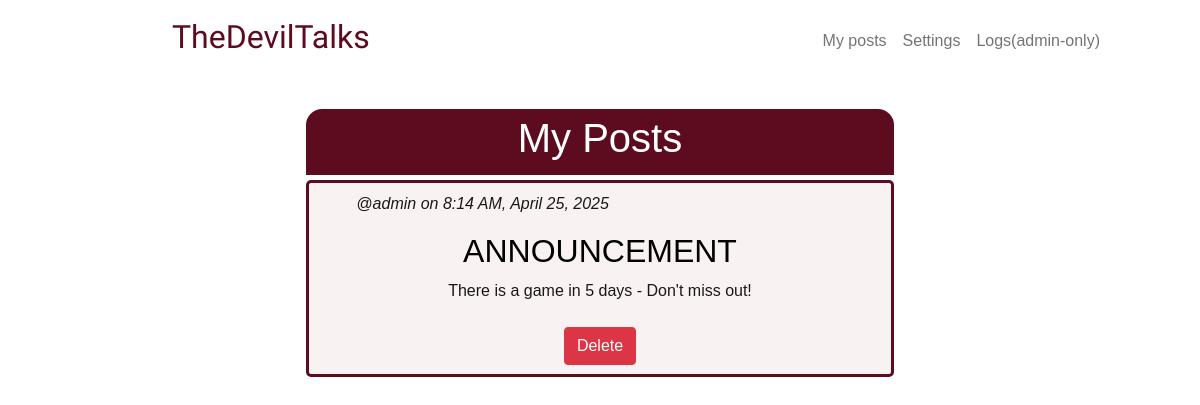
The page /my-posts (signed in) on the database its author committed.
### tables this page shows
CREATE TABLE posts (
    id INTEGER PRIMARY KEY AUTOINCREMENT NOT NULL,
    user_id INTEGER NOT NULL,
    title TEXT NOT NULL, 
    content TEXT NOT NULL,
    time_stamp DATETIME DEFAULT CURRENT_TIMESTAMP,
    FOREIGN KEY (user_id) REFERENCES users(id) ON DELETE RESTRICT
);

CREATE TABLE users (
    id INTEGER PRIMARY KEY AUTOINCREMENT NOT NULL,
    username TEXT UNIQUE NOT NULL,
    hashed_password TEXT NOT NULL,
    joined_at DATETIME NOT NULL DEFAULT CURRENT_TIMESTAMP,
    is_admin BOOLEAN DEFAULT FALSE
);

### app.py (the view)
@app.route("/my-posts", methods=["GET", "POST"])
@login_required
def my_posts():
    fetch_query = """
        WITH user_posts AS (
            SELECT
                posts.id,
                posts.title,
                posts.content,
                posts.time_stamp,
                users.username
            FROM posts
            JOIN users ON posts.user_id = users.id
            WHERE posts.user_id = ?
        )
        SELECT *
        FROM user_posts
        ORDER BY time_stamp DESC;
    """
    if request.method == "POST":
        post_id = request.form.get("post_id")
        db.execute("DELETE FROM posts WHERE id = ? AND user_id = ? ", post_id, session["user_id"])
        user_posts = db.execute(fetch_query, session["user_id"])
        return render_template("my_posts.html", user_posts=user_posts)
    user_posts = db.execute(fetch_query, session["user_id"])
    return render_template("my_posts.html",  user_posts=user_posts)

### app.py (called while the page is built)
def login_required(f):
    @wraps(f)
    def decorated_function(*args, **kwargs):
        if session.get("user_id") is None:
            return redirect("/login")
        return f(*args, **kwargs)
    return decorated_function

@app.template_filter("format_datetime")
def format_datetime(date_time):
    try:
        parsed_date_time = datetime.strptime(date_time, "%Y-%m-%d %H:%M:%S")
        if platform.system() == "Windows":
            format = "%#I:%M %p, %B %d, %Y" # Hashtag instead of '-'
        else:
            format = "%-I:%M %p, %B %d, %Y" # UNIX OS: '-' instead of Hashtag
        return parsed_date_time.strftime(format)
    except Exception:
        return date_time

### templates/my_posts.html (shortened to what this page needs)
{% extends "layout.html" %}
{% block main %}
    <div class="others-post-header">
        <h1> My Posts </h1>
    </div>
    <div>
        {% for post in user_posts %}
            <div class="others-post-container">
                <div class="row">
                    <div class="column left">
                        <p> <i>@{{ post["username"] }} on {{ post["time_stamp"] | format_datetime }}</i></p>
                    </div>
                </div>
                <h2> {{ post["title"] }} </h2>
                <p> {{ post["content"] }} </p>
                <form action="/my-posts" method="post" onsubmit="return confirm('Are you sure you want to delete the post?');">
                    <button type="submit" class="btn btn-danger mt-2">Delete</button>
                </form>
            </div>
        {% endfor %}
    </div>
{% endblock %}

### static/styles.css (style rules this page uses)
h1 { font-size: 40px; }
p { color:rgba(0, 0, 0, 0.9) ; }
* { font-family: Verdana, Geneva, Tahoma, sans-serif; }
.others-post-header { background-color: rgb(93, 11, 31); color: rgb(255, 255, 255); margin: 35px 25% 0 25%; padding: 0.3rem; text-align: center; border-radius: 1rem 1rem 0 0; }
.others-post-container { background-color: rgba(128, 0, 0, 0.05); border: solid; border-width: 3px; border-color: rgb(93, 11, 31); color: rgb(0, 0, 0); margin: 5px 25% 20px 25%; padding: 0.6rem; text-align: center; border-radius: 5px; }
.row { display: flex !important; }
.column { float: left; }
.left { width: 60% !important; }

### rows shown on the page
posts: username "admin", time_stamp "8:14 AM, April 25, 2025", title "ANNOUNCEMENT", content "There is a game in 5 days - Don't miss out!"
